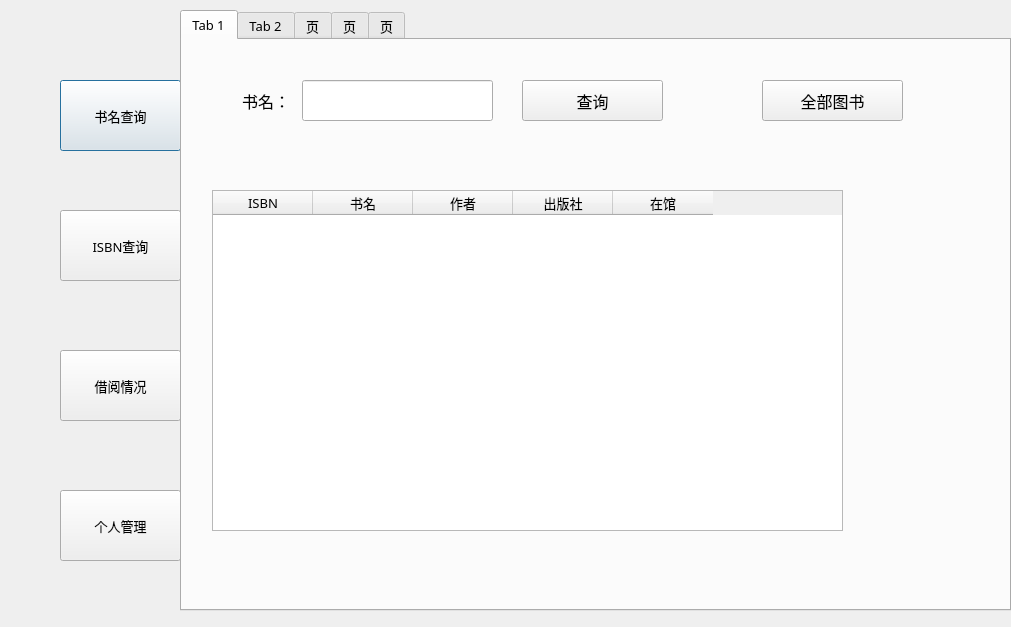
<?xml version="1.0" encoding="UTF-8"?>
<ui version="4.0">
 <class>Student</class>
 <widget class="QDialog" name="Student">
  <property name="geometry">
   <rect>
    <x>0</x>
    <y>0</y>
    <width>1011</width>
    <height>627</height>
   </rect>
  </property>
  <property name="font">
   <font>
    <family>Microsoft YaHei</family>
    <pointsize>10</pointsize>
   </font>
  </property>
  <property name="windowTitle">
   <string>学生借阅系统</string>
  </property>
  <widget class="QPushButton" name="book_button">
   <property name="geometry">
    <rect>
     <x>60</x>
     <y>80</y>
     <width>121</width>
     <height>71</height>
    </rect>
   </property>
   <property name="text">
    <string>书名查询</string>
   </property>
  </widget>
  <widget class="QPushButton" name="user_button">
   <property name="geometry">
    <rect>
     <x>60</x>
     <y>490</y>
     <width>121</width>
     <height>71</height>
    </rect>
   </property>
   <property name="text">
    <string>个人管理</string>
   </property>
  </widget>
  <widget class="QPushButton" name="borrow_button">
   <property name="geometry">
    <rect>
     <x>60</x>
     <y>350</y>
     <width>121</width>
     <height>71</height>
    </rect>
   </property>
   <property name="text">
    <string>借阅情况</string>
   </property>
  </widget>
  <widget class="QPushButton" name="ISBN_button">
   <property name="geometry">
    <rect>
     <x>60</x>
     <y>210</y>
     <width>121</width>
     <height>71</height>
    </rect>
   </property>
   <property name="text">
    <string>ISBN查询</string>
   </property>
  </widget>
  <widget class="QTabWidget" name="tabWidget">
   <property name="geometry">
    <rect>
     <x>180</x>
     <y>10</y>
     <width>831</width>
     <height>601</height>
    </rect>
   </property>
   <property name="currentIndex">
    <number>0</number>
   </property>
   <widget class="QWidget" name="tab">
    <attribute name="title">
     <string>Tab 1</string>
    </attribute>
    <widget class="QLabel" name="label">
     <property name="geometry">
      <rect>
       <x>60</x>
       <y>40</y>
       <width>61</width>
       <height>41</height>
      </rect>
     </property>
     <property name="font">
      <font>
       <family>Microsoft YaHei</family>
       <pointsize>12</pointsize>
      </font>
     </property>
     <property name="text">
      <string>书名：</string>
     </property>
    </widget>
    <widget class="QLineEdit" name="name_search_text">
     <property name="geometry">
      <rect>
       <x>120</x>
       <y>40</y>
       <width>191</width>
       <height>41</height>
      </rect>
     </property>
    </widget>
    <widget class="QPushButton" name="name_search_button">
     <property name="geometry">
      <rect>
       <x>340</x>
       <y>40</y>
       <width>141</width>
       <height>41</height>
      </rect>
     </property>
     <property name="font">
      <font>
       <family>Microsoft YaHei</family>
       <pointsize>12</pointsize>
      </font>
     </property>
     <property name="text">
      <string>查询</string>
     </property>
    </widget>
    <widget class="QTableWidget" name="name_search_table">
     <property name="geometry">
      <rect>
       <x>30</x>
       <y>150</y>
       <width>631</width>
       <height>341</height>
      </rect>
     </property>
     <column>
      <property name="text">
       <string>ISBN</string>
      </property>
     </column>
     <column>
      <property name="text">
       <string>书名</string>
      </property>
     </column>
     <column>
      <property name="text">
       <string>作者</string>
      </property>
     </column>
     <column>
      <property name="text">
       <string>出版社</string>
      </property>
     </column>
     <column>
      <property name="text">
       <string>在馆</string>
      </property>
     </column>
    </widget>
    <widget class="QPushButton" name="all_books_button">
     <property name="geometry">
      <rect>
       <x>580</x>
       <y>40</y>
       <width>141</width>
       <height>41</height>
      </rect>
     </property>
     <property name="font">
      <font>
       <family>Microsoft YaHei</family>
       <pointsize>12</pointsize>
      </font>
     </property>
     <property name="text">
      <string>全部图书</string>
     </property>
    </widget>
   </widget>
   <widget class="QWidget" name="tab_2">
    <attribute name="title">
     <string>Tab 2</string>
    </attribute>
    <widget class="QLabel" name="label_2">
     <property name="geometry">
      <rect>
       <x>60</x>
       <y>90</y>
       <width>72</width>
       <height>15</height>
      </rect>
     </property>
     <property name="font">
      <font>
       <family>Microsoft YaHei</family>
       <pointsize>12</pointsize>
      </font>
     </property>
     <property name="text">
      <string>ISBN:</string>
     </property>
    </widget>
    <widget class="QLineEdit" name="ISBN_search_text">
     <property name="geometry">
      <rect>
       <x>120</x>
       <y>80</y>
       <width>181</width>
       <height>41</height>
      </rect>
     </property>
    </widget>
    <widget class="QPushButton" name="ISBN_search_button">
     <property name="geometry">
      <rect>
       <x>330</x>
       <y>80</y>
       <width>131</width>
       <height>41</height>
      </rect>
     </property>
     <property name="font">
      <font>
       <family>Microsoft YaHei</family>
       <pointsize>12</pointsize>
      </font>
     </property>
     <property name="text">
      <string>查询</string>
     </property>
    </widget>
    <widget class="QPlainTextEdit" name="ISBN_decription">
     <property name="geometry">
      <rect>
       <x>60</x>
       <y>190</y>
       <width>441</width>
       <height>291</height>
      </rect>
     </property>
    </widget>
    <widget class="QLabel" name="label_3">
     <property name="geometry">
      <rect>
       <x>50</x>
       <y>150</y>
       <width>72</width>
       <height>31</height>
      </rect>
     </property>
     <property name="text">
      <string>简介：</string>
     </property>
    </widget>
    <widget class="QLabel" name="label_4">
     <property name="geometry">
      <rect>
       <x>550</x>
       <y>150</y>
       <width>72</width>
       <height>31</height>
      </rect>
     </property>
     <property name="text">
      <string>书  名：</string>
     </property>
    </widget>
    <widget class="QLineEdit" name="ISBN_book_name">
     <property name="geometry">
      <rect>
       <x>620</x>
       <y>150</y>
       <width>181</width>
       <height>41</height>
      </rect>
     </property>
    </widget>
    <widget class="QLabel" name="label_5">
     <property name="geometry">
      <rect>
       <x>550</x>
       <y>250</y>
       <width>72</width>
       <height>15</height>
      </rect>
     </property>
     <property name="text">
      <string>作  者：</string>
     </property>
    </widget>
    <widget class="QLabel" name="label_6">
     <property name="geometry">
      <rect>
       <x>550</x>
       <y>330</y>
       <width>72</width>
       <height>15</height>
      </rect>
     </property>
     <property name="text">
      <string>出版社：</string>
     </property>
    </widget>
    <widget class="QLabel" name="label_7">
     <property name="geometry">
      <rect>
       <x>550</x>
       <y>420</y>
       <width>72</width>
       <height>15</height>
      </rect>
     </property>
     <property name="text">
      <string>在  馆：</string>
     </property>
    </widget>
    <widget class="QLineEdit" name="ISBN_author">
     <property name="geometry">
      <rect>
       <x>620</x>
       <y>240</y>
       <width>181</width>
       <height>41</height>
      </rect>
     </property>
    </widget>
    <widget class="QLineEdit" name="ISBN_publisher">
     <property name="geometry">
      <rect>
       <x>620</x>
       <y>320</y>
       <width>181</width>
       <height>41</height>
      </rect>
     </property>
    </widget>
    <widget class="QLineEdit" name="ISBN_onlibrary">
     <property name="geometry">
      <rect>
       <x>620</x>
       <y>410</y>
       <width>181</width>
       <height>41</height>
      </rect>
     </property>
    </widget>
   </widget>
   <widget class="QWidget" name="tab_3">
    <attribute name="title">
     <string>页</string>
    </attribute>
    <widget class="QTableWidget" name="borrow_book_table">
     <property name="geometry">
      <rect>
       <x>40</x>
       <y>280</y>
       <width>761</width>
       <height>231</height>
      </rect>
     </property>
     <column>
      <property name="text">
       <string>ISBN</string>
      </property>
     </column>
     <column>
      <property name="text">
       <string>书名</string>
      </property>
     </column>
     <column>
      <property name="text">
       <string>作者</string>
      </property>
     </column>
     <column>
      <property name="text">
       <string>出版社</string>
      </property>
     </column>
     <column>
      <property name="text">
       <string>开始时间</string>
      </property>
     </column>
     <column>
      <property name="text">
       <string>结束时间</string>
      </property>
     </column>
    </widget>
    <widget class="QLabel" name="label_8">
     <property name="geometry">
      <rect>
       <x>30</x>
       <y>50</y>
       <width>72</width>
       <height>31</height>
      </rect>
     </property>
     <property name="font">
      <font>
       <family>Microsoft YaHei</family>
       <pointsize>12</pointsize>
      </font>
     </property>
     <property name="text">
      <string>ISBN:</string>
     </property>
    </widget>
    <widget class="QLineEdit" name="borrow_ISBN_text">
     <property name="geometry">
      <rect>
       <x>110</x>
       <y>50</y>
       <width>241</width>
       <height>41</height>
      </rect>
     </property>
    </widget>
    <widget class="QPushButton" name="borrow_ISBN_button">
     <property name="geometry">
      <rect>
       <x>410</x>
       <y>120</y>
       <width>101</width>
       <height>41</height>
      </rect>
     </property>
     <property name="text">
      <string>借阅</string>
     </property>
    </widget>
    <widget class="QPushButton" name="back_ISBN_button">
     <property name="geometry">
      <rect>
       <x>560</x>
       <y>120</y>
       <width>101</width>
       <height>41</height>
      </rect>
     </property>
     <property name="text">
      <string>归还</string>
     </property>
    </widget>
    <widget class="QLabel" name="label_9">
     <property name="geometry">
      <rect>
       <x>80</x>
       <y>220</y>
       <width>141</width>
       <height>31</height>
      </rect>
     </property>
     <property name="text">
      <string>您的借阅书目：</string>
     </property>
    </widget>
    <widget class="QLabel" name="label_15">
     <property name="geometry">
      <rect>
       <x>20</x>
       <y>130</y>
       <width>81</width>
       <height>41</height>
      </rect>
     </property>
     <property name="text">
      <string>借阅时间：</string>
     </property>
    </widget>
    <widget class="QComboBox" name="day_combox">
     <property name="geometry">
      <rect>
       <x>120</x>
       <y>130</y>
       <width>221</width>
       <height>41</height>
      </rect>
     </property>
     <item>
      <property name="text">
       <string>1</string>
      </property>
     </item>
     <item>
      <property name="text">
       <string>2</string>
      </property>
     </item>
     <item>
      <property name="text">
       <string>3</string>
      </property>
     </item>
     <item>
      <property name="text">
       <string>4</string>
      </property>
     </item>
     <item>
      <property name="text">
       <string>5</string>
      </property>
     </item>
     <item>
      <property name="text">
       <string>6</string>
      </property>
     </item>
     <item>
      <property name="text">
       <string>7</string>
      </property>
     </item>
    </widget>
   </widget>
   <widget class="QWidget" name="tab_4">
    <attribute name="title">
     <string>页</string>
    </attribute>
    <widget class="QLabel" name="label_10">
     <property name="geometry">
      <rect>
       <x>50</x>
       <y>70</y>
       <width>72</width>
       <height>41</height>
      </rect>
     </property>
     <property name="font">
      <font>
       <family>Microsoft YaHei</family>
       <pointsize>12</pointsize>
      </font>
     </property>
     <property name="text">
      <string>学号</string>
     </property>
    </widget>
    <widget class="QLineEdit" name="student_sno">
     <property name="geometry">
      <rect>
       <x>110</x>
       <y>70</y>
       <width>211</width>
       <height>41</height>
      </rect>
     </property>
    </widget>
    <widget class="QLabel" name="label_11">
     <property name="geometry">
      <rect>
       <x>50</x>
       <y>160</y>
       <width>72</width>
       <height>41</height>
      </rect>
     </property>
     <property name="font">
      <font>
       <family>Microsoft YaHei</family>
       <pointsize>12</pointsize>
      </font>
     </property>
     <property name="text">
      <string>名字</string>
     </property>
    </widget>
    <widget class="QLineEdit" name="student_sname">
     <property name="geometry">
      <rect>
       <x>110</x>
       <y>160</y>
       <width>211</width>
       <height>41</height>
      </rect>
     </property>
    </widget>
    <widget class="QLabel" name="label_12">
     <property name="geometry">
      <rect>
       <x>50</x>
       <y>260</y>
       <width>72</width>
       <height>41</height>
      </rect>
     </property>
     <property name="font">
      <font>
       <family>Microsoft YaHei</family>
       <pointsize>12</pointsize>
      </font>
     </property>
     <property name="text">
      <string>性别</string>
     </property>
    </widget>
    <widget class="QComboBox" name="student_ssex">
     <property name="geometry">
      <rect>
       <x>110</x>
       <y>260</y>
       <width>211</width>
       <height>41</height>
      </rect>
     </property>
     <item>
      <property name="text">
       <string>男</string>
      </property>
     </item>
     <item>
      <property name="text">
       <string>女</string>
      </property>
     </item>
    </widget>
    <widget class="QLabel" name="label_13">
     <property name="geometry">
      <rect>
       <x>400</x>
       <y>160</y>
       <width>72</width>
       <height>31</height>
      </rect>
     </property>
     <property name="font">
      <font>
       <family>Microsoft YaHei</family>
       <pointsize>12</pointsize>
      </font>
     </property>
     <property name="text">
      <string>所在系</string>
     </property>
    </widget>
    <widget class="QComboBox" name="student_sdept">
     <property name="geometry">
      <rect>
       <x>510</x>
       <y>160</y>
       <width>181</width>
       <height>41</height>
      </rect>
     </property>
     <item>
      <property name="text">
       <string>计算机</string>
      </property>
     </item>
     <item>
      <property name="text">
       <string>新闻</string>
      </property>
     </item>
     <item>
      <property name="text">
       <string>金融</string>
      </property>
     </item>
     <item>
      <property name="text">
       <string>数学</string>
      </property>
     </item>
     <item>
      <property name="text">
       <string>外语</string>
      </property>
     </item>
    </widget>
    <widget class="QLabel" name="label_14">
     <property name="geometry">
      <rect>
       <x>400</x>
       <y>260</y>
       <width>91</width>
       <height>41</height>
      </rect>
     </property>
     <property name="font">
      <font>
       <family>Microsoft YaHei</family>
       <pointsize>12</pointsize>
      </font>
     </property>
     <property name="text">
      <string>联系电话</string>
     </property>
    </widget>
    <widget class="QLineEdit" name="student_stel">
     <property name="geometry">
      <rect>
       <x>510</x>
       <y>260</y>
       <width>181</width>
       <height>41</height>
      </rect>
     </property>
    </widget>
    <widget class="QPushButton" name="student_save_button">
     <property name="geometry">
      <rect>
       <x>300</x>
       <y>410</y>
       <width>141</width>
       <height>51</height>
      </rect>
     </property>
     <property name="text">
      <string>保存</string>
     </property>
    </widget>
   </widget>
   <widget class="QWidget" name="tab_5">
    <attribute name="title">
     <string>页</string>
    </attribute>
   </widget>
  </widget>
 </widget>
 <resources/>
 <connections/>
</ui>
